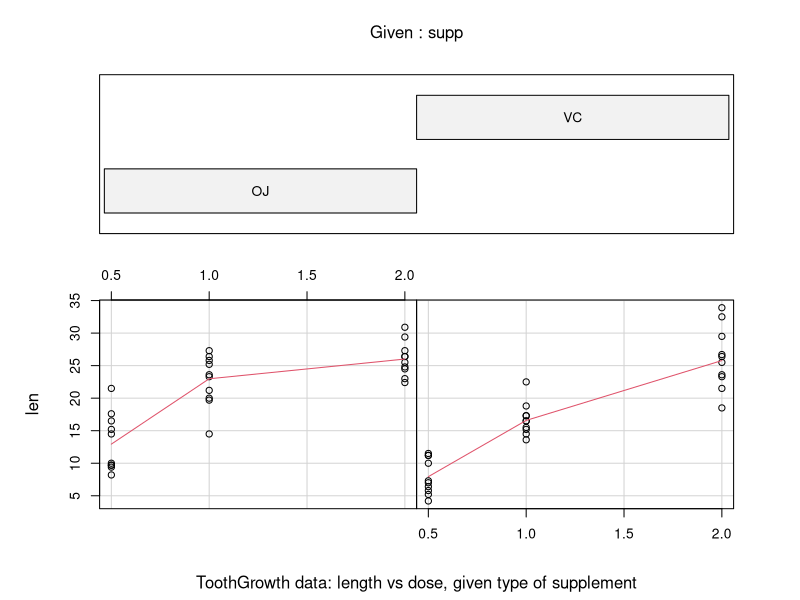
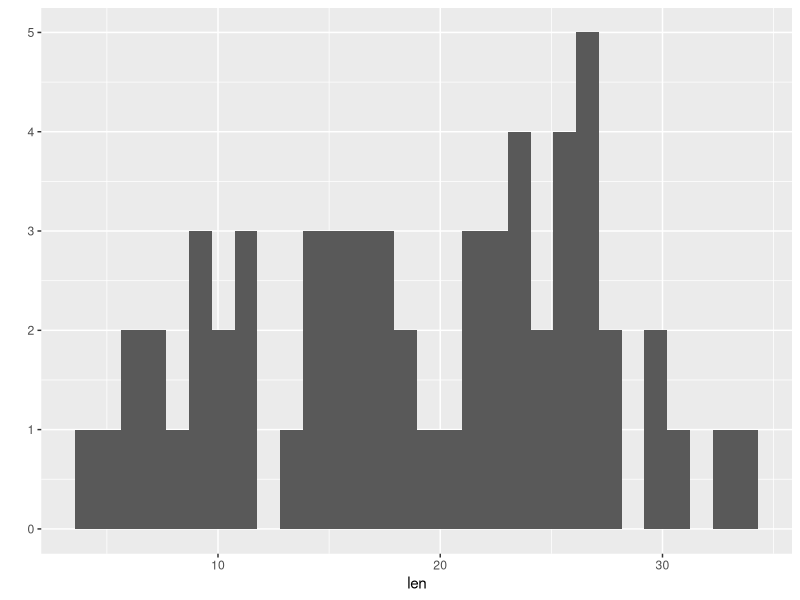
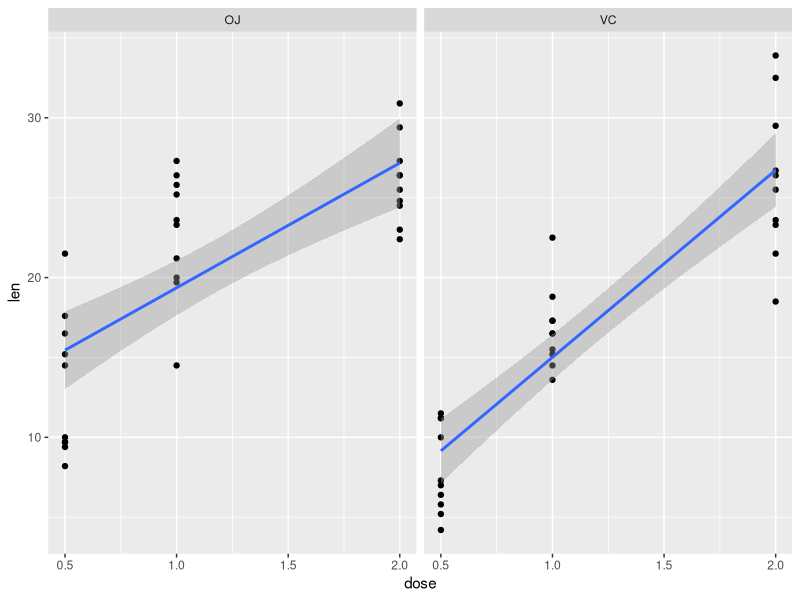

Source code (R) for these figures, in order: (Note: this script raises an error after producing the figures.)
# Now in the second portion of the class, we're going to analyze the ToothGrowth
# data in the R datasets package. 
# 1. Load the ToothGrowth data and perform some basic exploratory data analyses 
# 2. Provide a basic summary of the data.
# 3. Use confidence intervals and hypothesis tests to compare tooth growth by 
# supp and dose. (Use the techniques from class even if there's other approaches
# worth considering) 
# 4. State your conclusions and the assumptions needed for your
# conclusions.

data(ToothGrowth)

coplot(len ~ dose | supp, data = ToothGrowth, panel = panel.smooth,
       xlab = "ToothGrowth data: length vs dose, given type of supplement")
library(ggplot2)
qplot(len, data = ToothGrowth, facet = supp ~ dose)
g <- ggplot(ToothGrowth, aes(dose, len))
g + geom_point() + facet_grid(. ~ supp) + geom_smooth(method = "lm")

# Some descriptive statistics
summary(means)
mean(ToothGrowth$len)
sd(ToothGrowth$len)
hist(ToothGrowth$len, breaks = 15)

# quick linear model fit to see significancies
lmlen <- lm(len ~ supp + dose, ToothGrowth)
summary(lmlen)


# Hypothesis test
data <- subset(ToothGrowth, dose != 1)
t.test(len ~ dose, paired = FALSE, var.equal = FALSE, data)

data <- subset(ToothGrowth, dose != 2)
t.test(len ~ dose, paired = FALSE, var.equal = FALSE, data)

data <- subset(ToothGrowth, dose != 0.5)
t.test(len ~ dose, paired = FALSE, var.equal = FALSE, data)

t.test(len ~ supp, paired = FALSE, var.equal = FALSE, ToothGrowth)
t.test(len ~ supp, paired = FALSE, var.equal = FALSE, ToothGrowth, 
       alternative = "greater")

data <- subset(ToothGrowth, dose == 0.5)
t.test(len ~ supp, paired = FALSE, var.equal = FALSE, data)

data <- subset(ToothGrowth, dose == 1)
t.test(len ~ supp, paired = FALSE, var.equal = FALSE, data)

data <- subset(ToothGrowth, dose == 2)
t.test(len ~ supp, paired = FALSE, var.equal = FALSE, data)